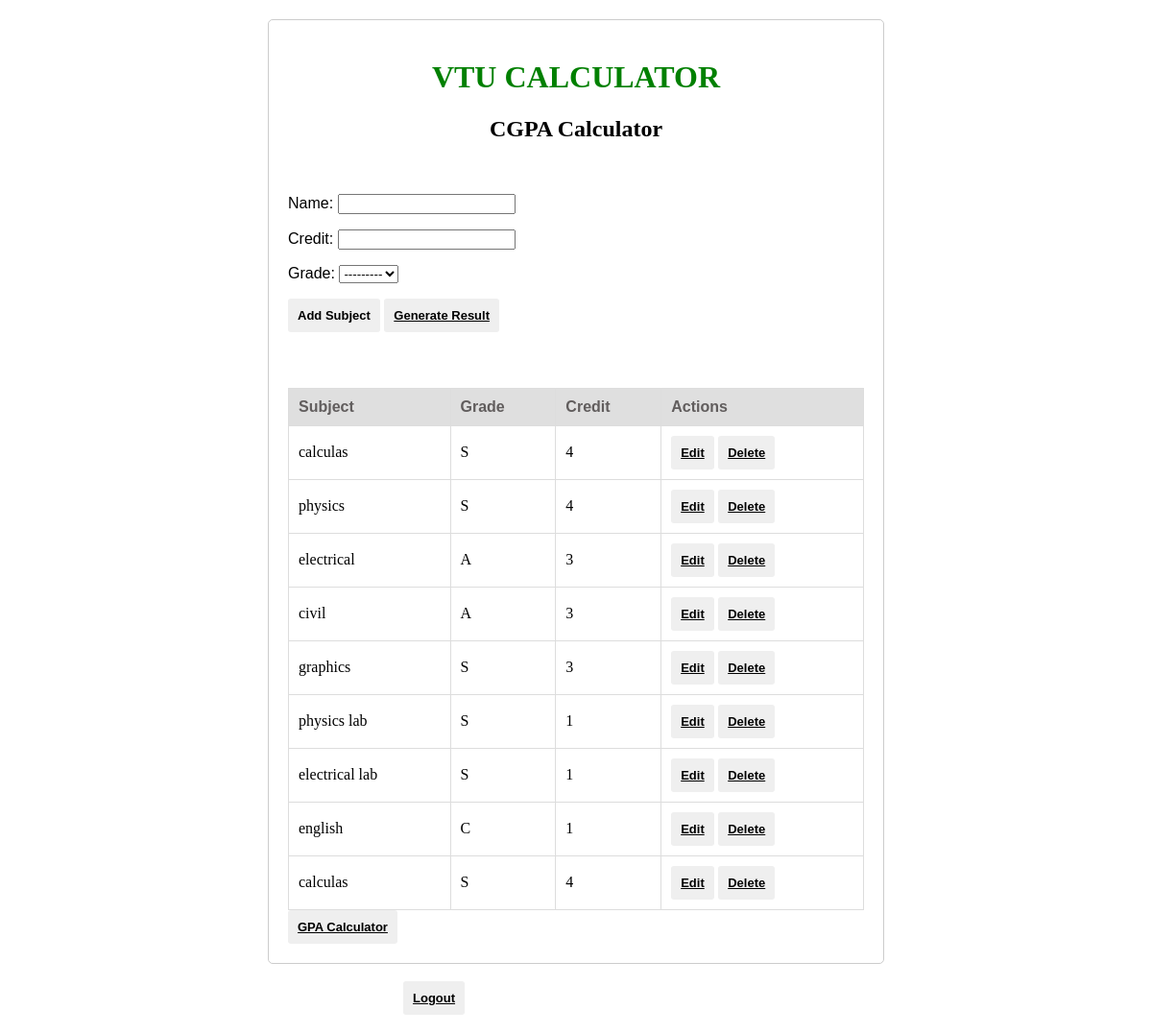
The app's page / (signed in) with its own data.
### home/models.py (models this page shows, shortened)
class Subject(models.Model):
	user = models.ForeignKey(User, on_delete=models.SET_NULL, null=True, blank=True)
	name = models.CharField(max_length=255)
	grade = models.CharField(max_length=2, choices=[('S', 'S'), ('A', 'A'), ('B', 'B'), ('C', 'C'), ('D', 'D'), ('F', 'F')])
	credit = models.PositiveIntegerField()

### home/views.py (the view)
# urls.py: path('', cgpa_calculator, name='cgpa_calculator'),
@login_required(login_url='/login/')
def cgpa_calculator(request):
	subjects = Subject.objects.all()
	form = SubjectForm()
	if request.method == 'POST':
		form = SubjectForm(request.POST)
		if form.is_valid():
			form.save()
			return redirect('cgpa_calculator')
	total_credits = 0
	total_grade_points = 0
	for subject in subjects:
		total_credits += subject.credit
		total_grade_points += subject.credit * GRADE_POINTS.get(subject.grade, 0)
	if total_credits != 0:
		cgpa = total_grade_points / total_credits
	else:
		cgpa = 0
	context = {
		'subjects': subjects,
		'form': form,
		'cgpa': cgpa,
	}
	return render(request, 'index.html', context)

### home/forms.py
class SubjectForm(forms.ModelForm):
	class Meta:
		model = Subject
		fields = ['name','credit', 'grade']

### home/templates/index.html (shortened to what this page needs)
<!DOCTYPE html>
<html lang="en">
<head>
</head>
<body>
<div id="calculator">
	<h1 style="color: green;">VTU CALCULATOR</h1>
	<h2 style="font-family: 'Times New Roman', Times, serif; text-align:center;">CGPA Calculator</h2>
	<br>
	<form method="post" action="{% url 'cgpa_calculator' %}">
	{{form.as_p}}
		<button type="submit">Add Subject</button>
	<button> <a href="{% url 'result' %}">Generate Result</a></button>
	</form>
<br>
	<table>
		<thead>
		<tr>
			<th>Subject</th>
			<th>Grade</th>
			<th>Credit</th>
			<th>Actions</th>
		</tr>
		</thead>
		<tbody>
		{% for subject in subjects %}
			<tr>
				<td style="font-family: 'Times New Roman', Times, serif;">{{ subject.name }}</td>
				<td style="font-family: 'Times New Roman', Times, serif;">{{ subject.grade }}</td>
				<td style="font-family: 'Times New Roman', Times, serif;">{{ subject.credit }}</td>
				<td>
				<button><a href="{% url 'edit_subject' subject.id %}">Edit</a></button>
				<button><a href="{% url 'delete_subject' subject.id %}">Delete</a></button>
				</td>
			</tr>
		{% endfor %}
		</tbody>
	</table>
	<button><a href="{% url 'gpa_calculator' %}">GPA Calculator</a></button>
</div>
<br>
<button style="margin-left: 400px;"> <a class="ok" href="{% url 'logout' %}">Logout </a></button>
</body>
</html>

### home/templates/index.html (style rules this page uses)
body { font-family: Arial, sans-serif; margin: 20px; }
#calculator { max-width: 600px; margin: 0 auto; padding: 20px; border: 1px solid #ccc; border-radius: 5px; }
h1 { color: #333; text-align: center; font-family: 'Times New Roman', Times, serif; }
form { margin-bottom: 20px; }
button { padding: 10px; color: black; border: none; font-size: 13px; font-weight: bold; border-radius: 3px; cursor: pointer; }
table { width: 100%; border-collapse: collapse; margin-top: 20px; }
th, td { border: 1px solid #ddd; padding: 10px; text-align: left; }
th { background-color: #d9dad9d7; color: rgb(97, 93, 93); }
a { color: black; }

### records on screen
Subject: name "calculas", grade "S", credit "4"
Subject: name "physics", grade "S", credit "4"
Subject: name "electrical", grade "A", credit "3"
Subject: name "civil", grade "A", credit "3"
Subject: name "graphics", grade "S", credit "3"
Subject: name "physics lab", grade "S", credit "1"
Subject: name "electrical lab", grade "S", credit "1"
Subject: name "english", grade "C", credit "1"
Subject: name "calculas", grade "S", credit "4"
